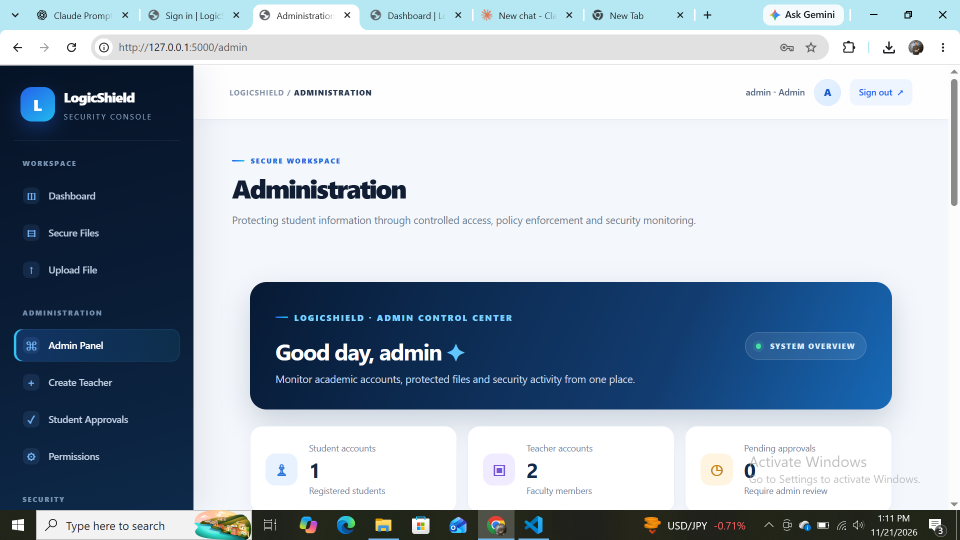
#> input picture Admin Portal.png, 1920 x 1080 px (shown at 1/2 size)
$ python -i ocr_service.py   (imports and definitions only)
#> lines starting #> are read from the running program, lines starting #| are printed output that depends on the picture

import os
import re
import shutil

import pytesseract
from PIL import Image, ImageOps, ImageEnhance, ImageFilter


# --------------------------------------------------
# TESSERACT OCR CONFIGURATION
# Supports Windows and Linux (Render)
# --------------------------------------------------

tesseract_path = (
    os.environ.get("TESSERACT_CMD")
    or shutil.which("tesseract")
)

# Windows fallback path
if not tesseract_path and os.name == "nt":
    windows_path = r"C:\Program Files\Tesseract-OCR\tesseract.exe"

    if os.path.exists(windows_path):
        tesseract_path = windows_path

if tesseract_path:
    pytesseract.pytesseract.tesseract_cmd = tesseract_path


# --------------------------------------------------
# EXTRACT TEXT FROM ENROLLMENT CARD
# --------------------------------------------------

def extract_card_text(image_path):

#> called with image_path = '../Admin Portal.png'
    image = Image.open(image_path).convert("RGB")

    # Image preprocessing for better OCR accuracy
    image = ImageOps.grayscale(image)
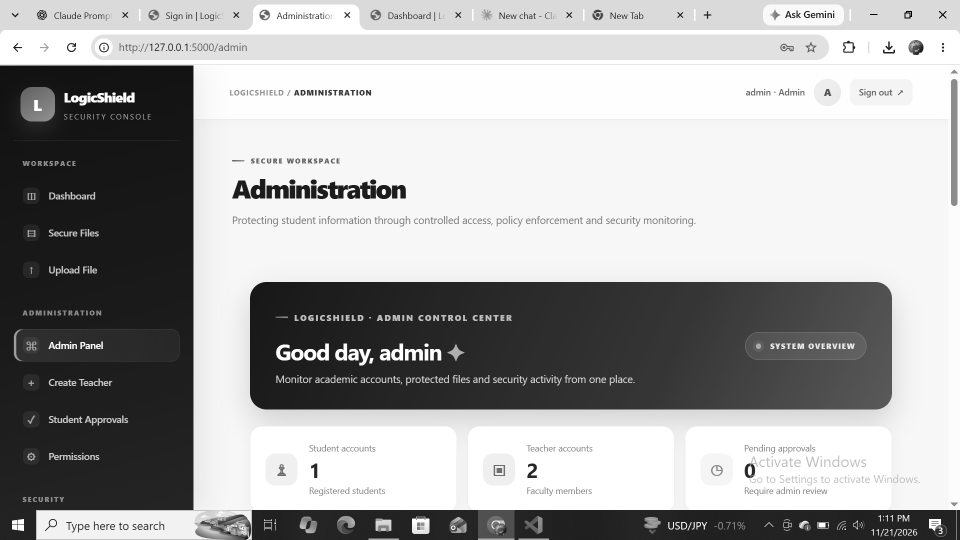
#> image: PIL image 1920x1080 L (shown at 1/2 size); min 0, max 255, mean 168.8
    image = ImageOps.autocontrast(image)

    image = image.resize(
        (image.width * 2, image.height * 2)
    )
#> image: PIL image 3840x2160 L

    image = ImageEnhance.Contrast(image).enhance(2)
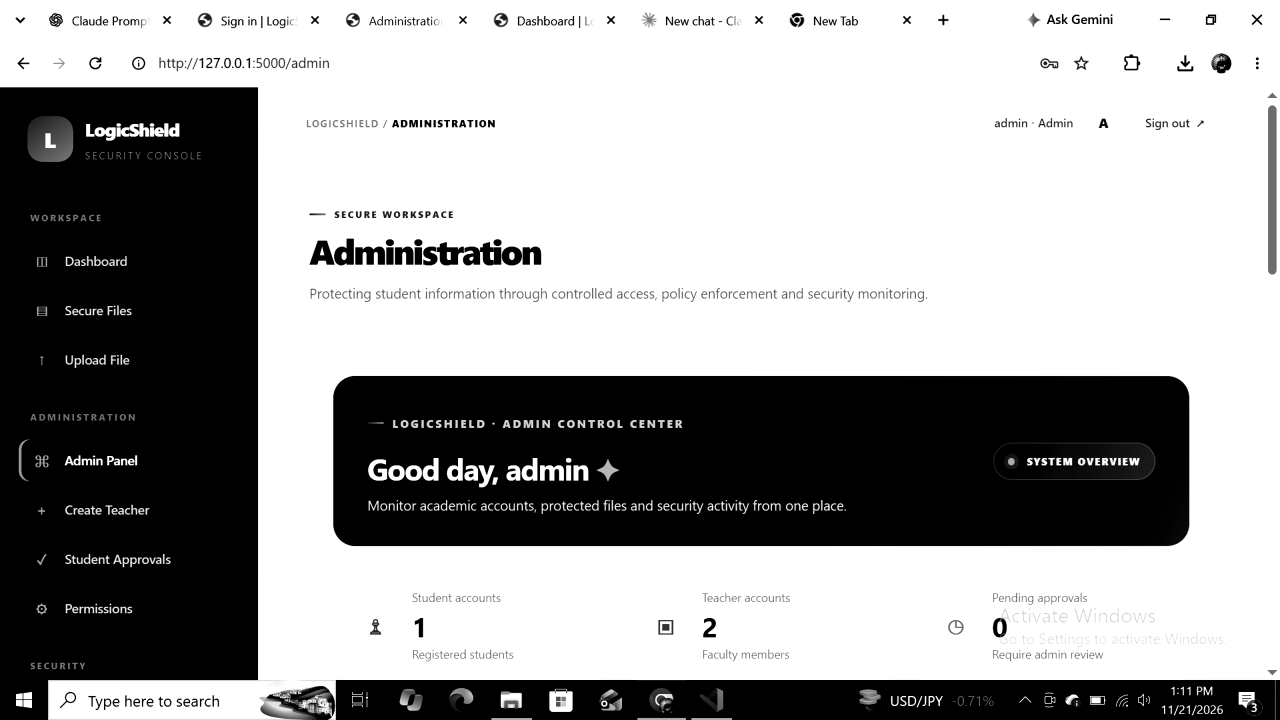
#> image: PIL image 3840x2160 L (shown at 1/3 size); min 0, max 255, mean 161.2
    image = image.filter(ImageFilter.SHARPEN)

    # Extract text using Tesseract
#> (the run stopped early here; a loop or call above may not have finished)

$ run again, on Computer Systems Engineering Enrollment Card.png
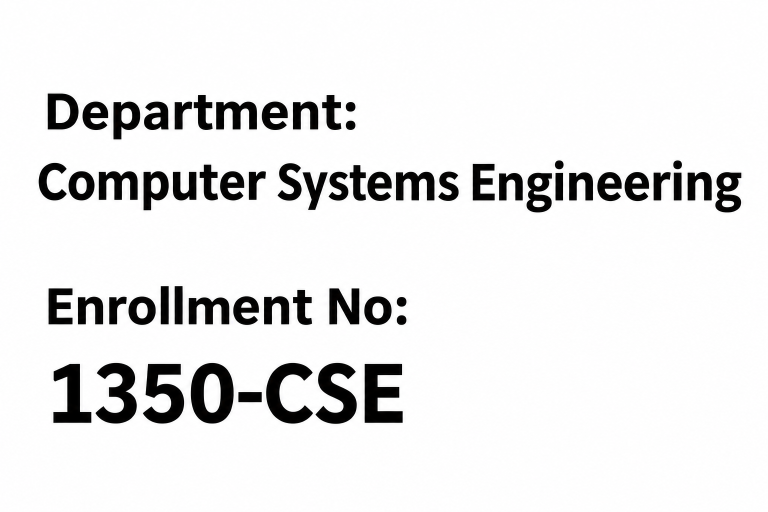
#> input picture Computer Systems Engineering Enrollment Card.png, 1536 x 1024 px (shown at 1/2 size)
#> in extract_card_text, image is the input picture: PIL image 1536x1024 RGB; mean R, G, B 233, 232.9, 233
#> in extract_card_text, `image = image.resize( (image.width * 2, image.height * 2) )`:
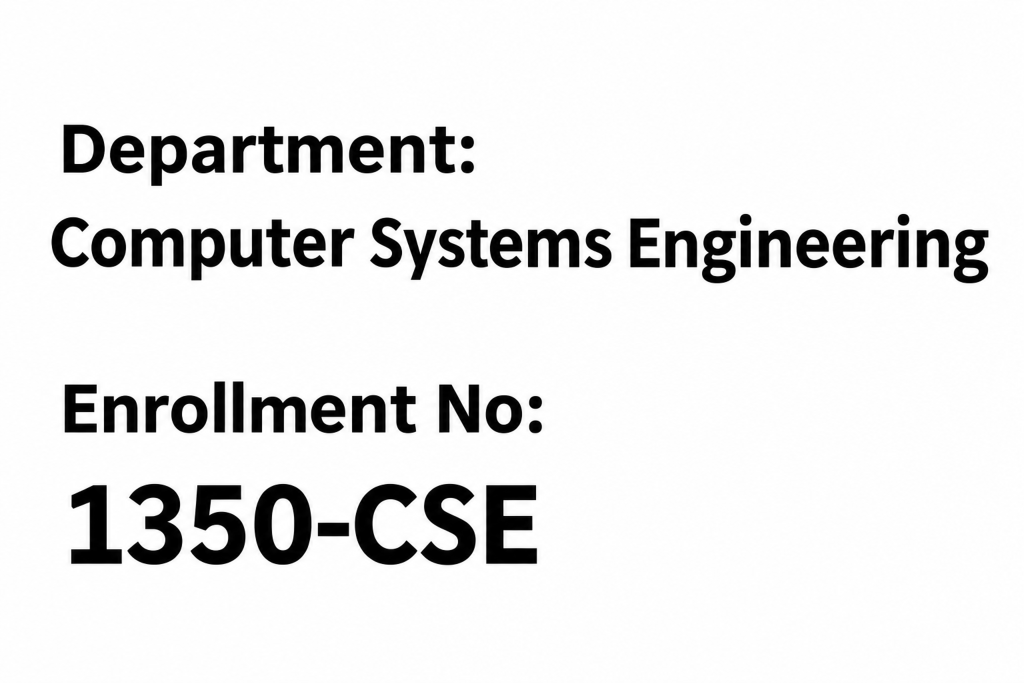
#> image: PIL image 3072x2048 L (shown at 1/3 size); min 0, max 255, mean 232.9

$ run again, on OCR Verification.png
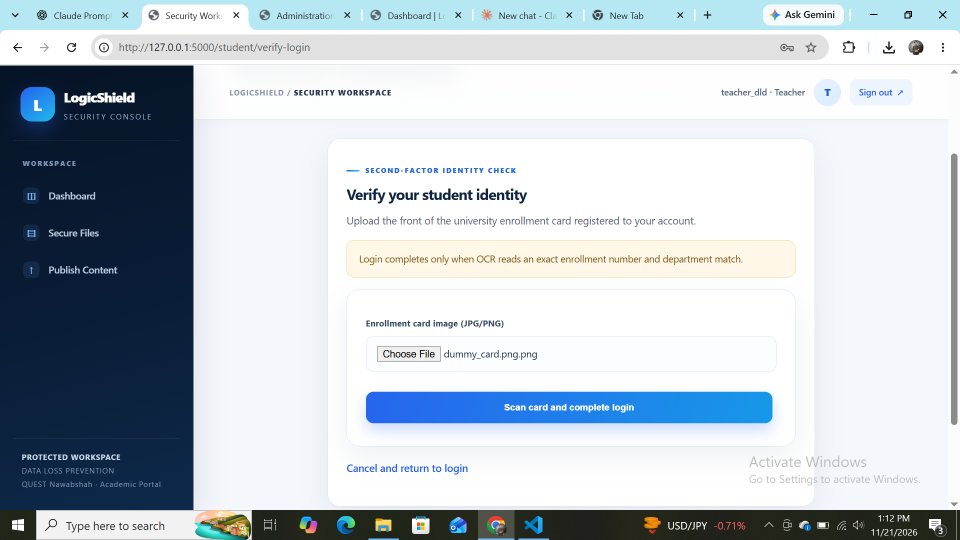
#> input picture OCR Verification.png, 1920 x 1080 px (shown at 1/2 size)
#> in extract_card_text, `image = ImageOps.grayscale(image)`:
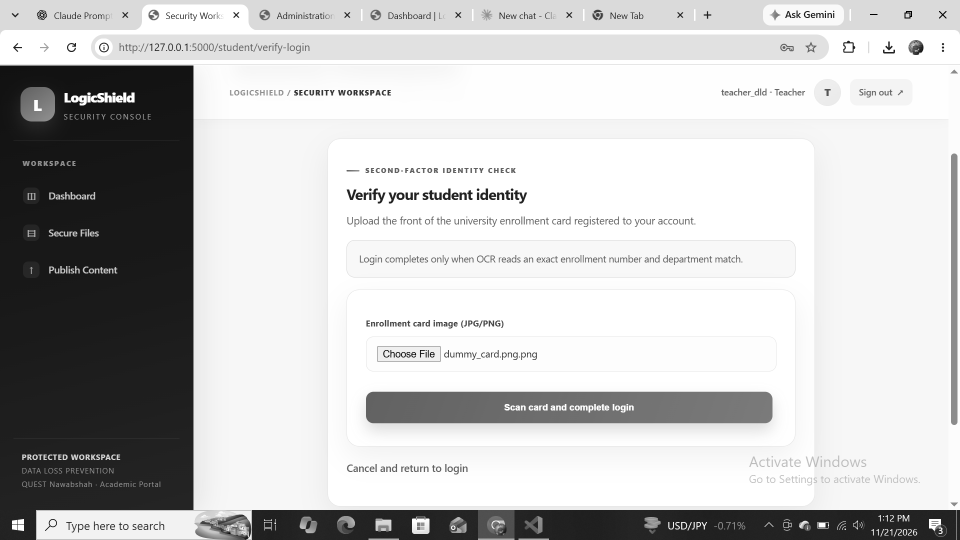
#> image: PIL image 1920x1080 L (shown at 1/2 size); min 0, max 255, mean 196.4
#> in extract_card_text, `image = ImageEnhance.Contrast(image).enhance(2)`:
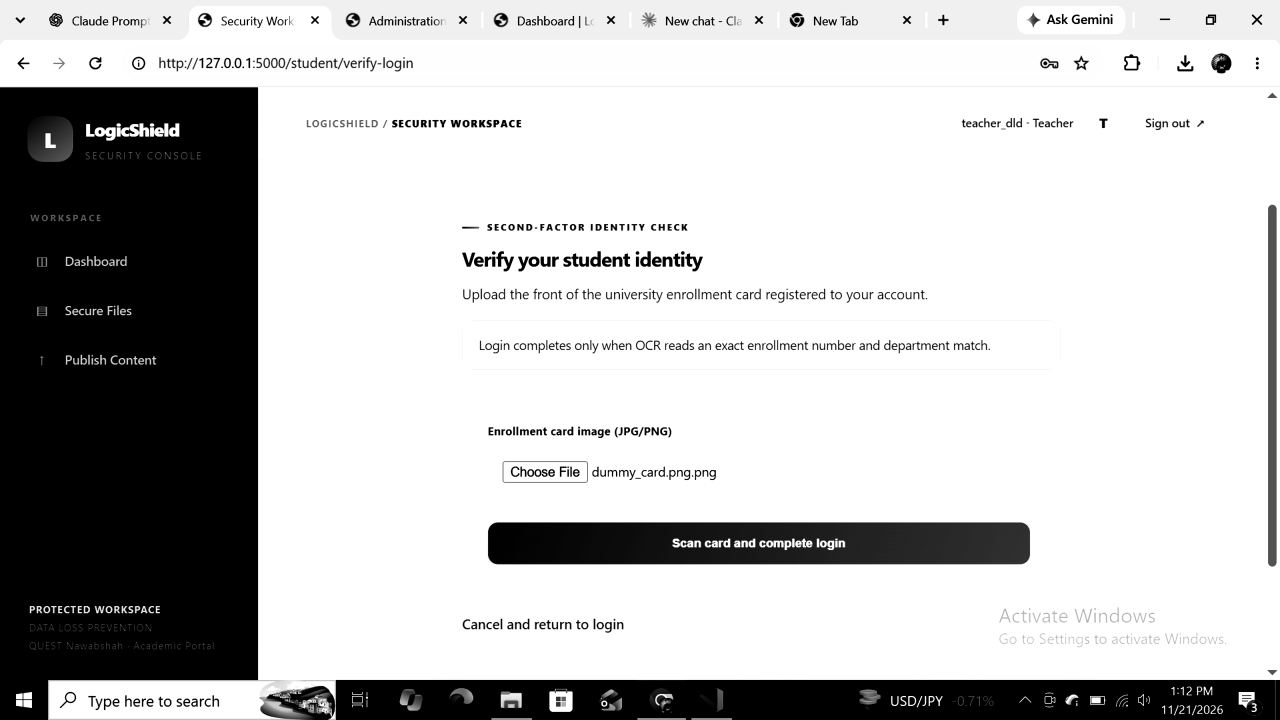
#> image: PIL image 3840x2160 L (shown at 1/3 size); min 0, max 255, mean 192.5
